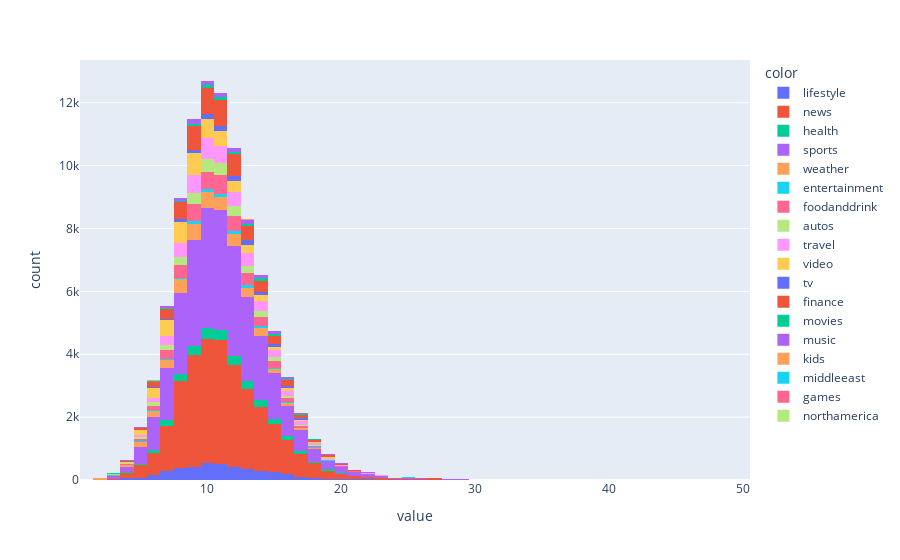

Notebook code cell kept with this figure:
### Code cell
px.histogram(data['title_num_word'], color=data['category'])

### Figure 1 — Plotly figure (JSON) as saved in the notebook; plotly's stock layout.template omitted (floating-point values rounded to 4 significant figures; data arrays with more than 128 entries replaced by an {"elided": "..."} marker saying what was removed)
{"data": [{"alignmentgroup": "True", "bingroup": "x", "hovertemplate": "color=lifestyle<br>value=%{x}<br>count=%{y}<extra></extra>", "legendgroup": "lifestyle", "marker": {"color": "#636efa", "pattern": {"shape": ""}}, "name": "lifestyle", "offsetgroup": "lifestyle", "orientation": "v", "showlegend": true, "type": "histogram", "x": {"elided": "4255 int values"}, "xaxis": "x", "yaxis": "y"}, {"alignmentgroup": "True", "bingroup": "x", "hovertemplate": "color=news<br>value=%{x}<br>count=%{y}<extra></extra>", "legendgroup": "news", "marker": {"color": "#EF553B", "pattern": {"shape": ""}}, "name": "news", "offsetgroup": "news", "orientation": "v", "showlegend": true, "type": "histogram", "x": {"elided": "29363 int values"}, "xaxis": "x", "yaxis": "y"}, {"alignmentgroup": "True", "bingroup": "x", "hovertemplate": "color=health<br>value=%{x}<br>count=%{y}<extra></extra>", "legendgroup": "health", "marker": {"color": "#00cc96", "pattern": {"shape": ""}}, "name": "health", "offsetgroup": "health", "orientation": "v", "showlegend": true, "type": "histogram", "x": {"elided": "2815 int values"}, "xaxis": "x", "yaxis": "y"}, {"alignmentgroup": "True", "bingroup": "x", "hovertemplate": "color=sports<br>value=%{x}<br>count=%{y}<extra></extra>", "legendgroup": "sports", "marker": {"color": "#ab63fa", "pattern": {"shape": ""}}, "name": "sports", "offsetgroup": "sports", "orientation": "v", "showlegend": true, "type": "histogram", "x": {"elided": "29625 int values"}, "xaxis": "x", "yaxis": "y"}, {"alignmentgroup": "True", "bingroup": "x", "hovertemplate": "color=weather<br>value=%{x}<br>count=%{y}<extra></extra>", "legendgroup": "weather", "marker": {"color": "#FFA15A", "pattern": {"shape": ""}}, "name": "weather", "offsetgroup": "weather", "orientation": "v", "showlegend": true, "type": "histogram", "x": {"elided": "3820 int values"}, "xaxis": "x", "yaxis": "y"}, {"alignmentgroup": "True", "bingroup": "x", "hovertemplate": "color=entertainment<br>value=%{x}<br>count=%{y}<extra></extra>", "legendgroup": "entertainment", "marker": {"color": "#19d3f3", "pattern": {"shape": ""}}, "name": "entertainment", "offsetgroup": "entertainment", "orientation": "v", "showlegend": true, "type": "histogram", "x": {"elided": "795 int values"}, "xaxis": "x", "yaxis": "y"}, {"alignmentgroup": "True", "bingroup": "x", "hovertemplate": "color=foodanddrink<br>value=%{x}<br>count=%{y}<extra></extra>", "legendgroup": "foodanddrink", "marker": {"color": "#FF6692", "pattern": {"shape": ""}}, "name": "foodanddrink", "offsetgroup": "foodanddrink", "orientation": "v", "showlegend": true, "type": "histogram", "x": {"elided": "4319 int values"}, "xaxis": "x", "yaxis": "y"}, {"alignmentgroup": "True", "bingroup": "x", "hovertemplate": "color=autos<br>value=%{x}<br>count=%{y}<extra></extra>", "legendgroup": "autos", "marker": {"color": "#B6E880", "pattern": {"shape": ""}}, "name": "autos", "offsetgroup": "autos", "orientation": "v", "showlegend": true, "type": "histogram", "x": {"elided": "2756 int values"}, "xaxis": "x", "yaxis": "y"}, {"alignmentgroup": "True", "bingroup": "x", "hovertemplate": "color=travel<br>value=%{x}<br>count=%{y}<extra></extra>", "legendgroup": "travel", "marker": {"color": "#FF97FF", "pattern": {"shape": ""}}, "name": "travel", "offsetgroup": "travel", "orientation": "v", "showlegend": true, "type": "histogram", "x": {"elided": "4605 int values"}, "xaxis": "x", "yaxis": "y"}, {"alignmentgroup": "True", "bingroup": "x", "hovertemplate": "color=video<br>value=%{x}<br>count=%{y}<extra></extra>", "legendgroup": "video", "marker": {"color": "#FECB52", "pattern": {"shape": ""}}, "name": "video", "offsetgroup": "video", "orientation": "v", "showlegend": true, "type": "histogram", "x": {"elided": "4562 int values"}, "xaxis": "x", "yaxis": "y"}, {"alignmentgroup": "True", "bingroup": "x", "hovertemplate": "color=tv<br>value=%{x}<br>count=%{y}<extra></extra>", "legendgroup": "tv", "marker": {"color": "#636efa", "pattern": {"shape": ""}}, "name": "tv", "offsetgroup": "tv", "orientation": "v", "showlegend": true, "type": "histogram", "x": {"elided": "1291 int values"}, "xaxis": "x", "yaxis": "y"}, {"alignmentgroup": "True", "bingroup": "x", "hovertemplate": "color=finance<br>value=%{x}<br>count=%{y}<extra></extra>", "legendgroup": "finance", "marker": {"color": "#EF553B", "pattern": {"shape": ""}}, "name": "finance", "offsetgroup": "finance", "orientation": "v", "showlegend": true, "type": "histogram", "x": {"elided": "5777 int values"}, "xaxis": "x", "yaxis": "y"}, {"alignmentgroup": "True", "bingroup": "x", "hovertemplate": "color=movies<br>value=%{x}<br>count=%{y}<extra></extra>", "legendgroup": "movies", "marker": {"color": "#00cc96", "pattern": {"shape": ""}}, "name": "movies", "offsetgroup": "movies", "orientation": "v", "showlegend": true, "type": "histogram", "x": {"elided": "803 int values"}, "xaxis": "x", "yaxis": "y"}, {"alignmentgroup": "True", "bingroup": "x", "hovertemplate": "color=music<br>value=%{x}<br>count=%{y}<extra></extra>", "legendgroup": "music", "marker": {"color": "#ab63fa", "pattern": {"shape": ""}}, "name": "music", "offsetgroup": "music", "orientation": "v", "showlegend": true, "type": "histogram", "x": {"elided": "1220 int values"}, "xaxis": "x", "yaxis": "y"}, {"alignmentgroup": "True", "bingroup": "x", "hovertemplate": "color=kids<br>value=%{x}<br>count=%{y}<extra></extra>", "legendgroup": "kids", "marker": {"color": "#FFA15A", "pattern": {"shape": ""}}, "name": "kids", "offsetgroup": "kids", "orientation": "v", "showlegend": true, "type": "histogram", "x": [7, 6, 9, 12, 12, 8, 2, 5, 7, 7, 2, 4, 14, 14, 13, 3, 10, 9, 11, 7, 13, 13, 11, 13, 10, 3, 8, 10, 9, 11, 4, 2, 10, 11, 6, 8, 3, 3, 4, 3, 15, 3, 5, 9, 5, 2, 2, 12, 2, 10, 8, 3, 6, 13, 5, 12, 2, 9, 3, 11, 7, 8, 2, 12, 11, 11, 14, 8, 19, 5, 14, 7, 7, 4, 3, 4, 11, 10, 4, 3, 6, 9, 6, 10, 6, 12, 2, 9, 8, 13, 9, 2, 7, 5, 13, 4], "xaxis": "x", "yaxis": "y"}, {"alignmentgroup": "True", "bingroup": "x", "hovertemplate": "color=middleeast<br>value=%{x}<br>count=%{y}<extra></extra>", "legendgroup": "middleeast", "marker": {"color": "#19d3f3", "pattern": {"shape": ""}}, "name": "middleeast", "offsetgroup": "middleeast", "orientation": "v", "showlegend": true, "type": "histogram", "x": [9, 9], "xaxis": "x", "yaxis": "y"}, {"alignmentgroup": "True", "bingroup": "x", "hovertemplate": "color=games<br>value=%{x}<br>count=%{y}<extra></extra>", "legendgroup": "games", "marker": {"color": "#FF6692", "pattern": {"shape": ""}}, "name": "games", "offsetgroup": "games", "orientation": "v", "showlegend": true, "type": "histogram", "x": [12], "xaxis": "x", "yaxis": "y"}, {"alignmentgroup": "True", "bingroup": "x", "hovertemplate": "color=northamerica<br>value=%{x}<br>count=%{y}<extra></extra>", "legendgroup": "northamerica", "marker": {"color": "#B6E880", "pattern": {"shape": ""}}, "name": "northamerica", "offsetgroup": "northamerica", "orientation": "v", "showlegend": true, "type": "histogram", "x": [11], "xaxis": "x", "yaxis": "y"}], "layout": {"barmode": "relative", "legend": {"title": {"text": "color"}, "tracegroupgap": 0}, "margin": {"t": 60}, "xaxis": {"anchor": "y", "domain": [0, 1], "title": {"text": "value"}}, "yaxis": {"anchor": "x", "domain": [0, 1], "title": {"text": "count"}}}}
